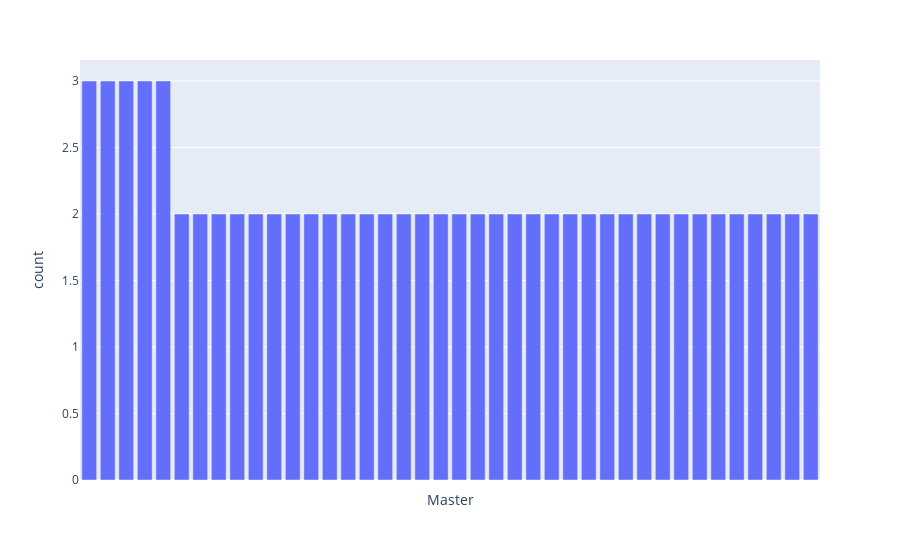

The notebook cell saved with this chart:
### Code cell
import plotly.express as px
fig = px.bar(data[:40], x="Master", y="count")
fig.update_xaxes(showticklabels=False) # we hide x labels because it takes too much room. We can see school names by hovering bars
fig.show()

### Figure 1 — Plotly figure (JSON) as saved in the notebook; plotly's stock layout.template omitted (floating-point values rounded to 4 significant figures)
{"data": [{"alignmentgroup": "True", "hovertemplate": "Master=%{x}<br>count=%{y}<extra></extra>", "legendgroup": "", "marker": {"color": "#636efa", "pattern": {"shape": ""}}, "name": "", "offsetgroup": "", "orientation": "v", "showlegend": false, "textposition": "auto", "type": "bar", "x": ["École Polytechnique | Master's degree, Applied Mathematics", "Ecole normale supérieure | Master's degree, Theoretical and Mathematical Physics", "Université Paris-Saclay | Master 1 (M1), Mathématiques appliquées", "ESILV - Ecole Supérieure d'Ingénieurs Léonard de Vinci | Master of Engineering - MEng, Financial Engineering", "Université Paris Dauphine - PSL | Master 1 (M1), Mathématiques appliquées", "Université Paris-Saclay | Master 2 (M2), Finance Quantitative", "Academy of Economic Studies Bucharest | Master of Science (M.Sc.), Communication", "Collège des Ingénieurs | Master of Business Administration - MBA", "École Polytechnique | Master 2 (M2), Probabilités et Finance (Ex DEA El Karoui)", "SISSA | Master's degree, Physics of Complex Systems", "Université Paris Dauphine - PSL | Master 2 (M2), Igénierie Statistique et Financière (Apprentissage) ", "ENSAE Paris | Specialised Master's degree, Data Science", "Université Paris-Saclay | Master's degree, Applied Mathematics", "The Johns Hopkins University | Master of Science - MS, Computer Science", "Pierre and Marie Curie University | Master's degree, Applied Mathematics", "École normale supérieure Paris-Saclay | Master 2 (M2), Mathématiques Vision Apprentissage", "Ecole normale supérieure | Master, Theoretical Physics", "École Polytechnique | Master 2 (M2), Statistics and Finance", "École Polytechnique | Master's degree, Mathématiques appliquées", "université de Franche-Comté | Master 1, Statistics models", "Université Paris Dauphine - PSL | Master Mathématiques Apprentissage Statistique et Big Data, Mathématiques et statistiques", "Université Paris Dauphine - PSL | Master 1 (M1), Applied Mathematics", "ESILV - Ecole Supérieure d'Ingénieurs Léonard de Vinci | Master 2 (M2), Finance, général", "Imperial College London | Master of Science - MS, Mathematics and Finance", "Université Paris Dauphine - PSL | First year of Master's degree in apprenticeship, Economic and Financial Engineering, specialisation in Market Finance", "Université Paris-Saclay | Master 2, AMS (Analyse, Modélisation, Simulation)", "Université Paris Cité | Master's degree, M2MO (ex-DEA Laure Elie) - Statistics and Stochastic Models in Finance", "École Polytechnique | Master's degree, Data Science", "Rotterdam School of Management Erasmus University | Research Master (Master of Science + Doctoral School), Business Administration, Marketing, Consumer Behavior", "IMT Atlantique | Master of Engineering - MEng, Mathematics and Computer Science", "Université Paris Dauphine - PSL | Second year of Master's degree in apprenticeship, Economic and Financial Engineering, specialisation in Quantitative Finance", "Université Sorbonne Paris Nord | Master, Financial modeling", "National University of Singapore | Master of Sciences (MSc), Mathematics ", "Institut Polytechnique de Paris | Master 2 (M2), Data Science", "EPFL (École polytechnique fédérale de Lausanne) | Master's degree, Financial Engineering", "Karlsruhe Institute of Technology (KIT) | Master's degree, Physics", "Université Paris-Saclay | Master 2 (M2), Finance quantitative ", "Ecole Centrale de Paris | Master of Engineering (MEng), Grande Ecole d’Ingénieur", "HEC Paris | Master in Management", "Université Paris Dauphine - PSL | Master 2 (M2), Mathématiques et statistiques"], "xaxis": "x", "y": [3, 3, 3, 3, 3, 2, 2, 2, 2, 2, 2, 2, 2, 2, 2, 2, 2, 2, 2, 2, 2, 2, 2, 2, 2, 2, 2, 2, 2, 2, 2, 2, 2, 2, 2, 2, 2, 2, 2, 2], "yaxis": "y"}], "layout": {"barmode": "relative", "legend": {"tracegroupgap": 0}, "margin": {"t": 60}, "xaxis": {"anchor": "y", "domain": [0, 1], "showticklabels": false, "title": {"text": "Master"}}, "yaxis": {"anchor": "x", "domain": [0, 1], "title": {"text": "count"}}}}
